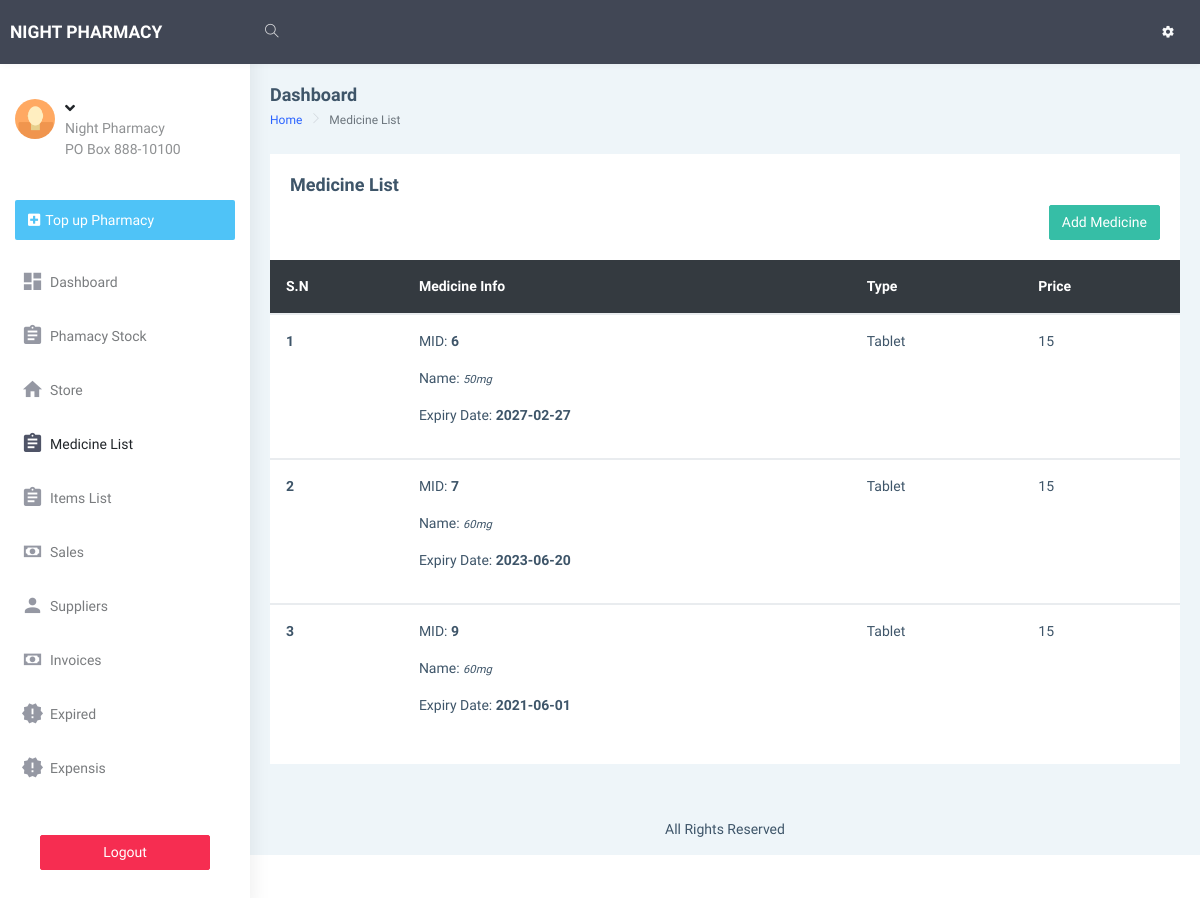
The page /dashboard/medicine_list.php on the database as committed earlier.
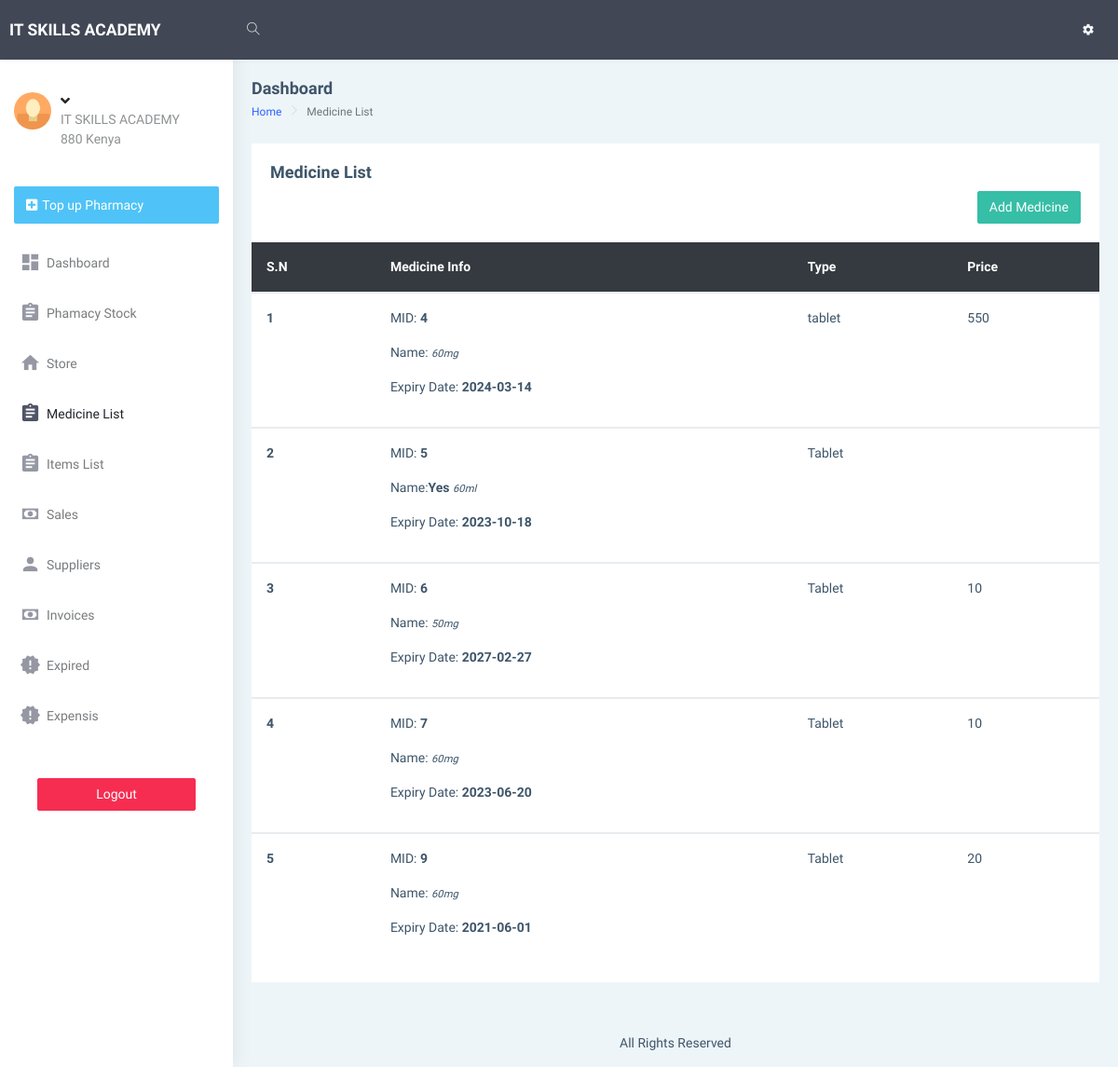
The same page on the database as committed later.
### tables this page shows
CREATE TABLE `info` (
  `id` int(10) NOT NULL,
  `name` varchar(255) NOT NULL,
  `address` varchar(255) NOT NULL,
  `phone_no` varchar(255) NOT NULL,
  `email` varchar(255) NOT NULL,
  `opening_date` varchar(255) NOT NULL,
  `closing_balance` varchar(255) NOT NULL,
  `opening_balance` varchar(255) NOT NULL
);

CREATE TABLE `store` (
  `id` int(10) NOT NULL,
  `medicine_name` varchar(255) NOT NULL,
  `date_received` date NOT NULL,
  `Qty` varchar(255) NOT NULL DEFAULT '0',
  `expiry_date` date NOT NULL DEFAULT current_timestamp(),
  `amount` varchar(255) NOT NULL,
  `stock_out` varchar(255) NOT NULL DEFAULT '0',
  `price` varchar(255) NOT NULL DEFAULT '0',
  `capacity` varchar(255) NOT NULL,
  `type` varchar(255) NOT NULL,
  `dosage_sold` varchar(255) NOT NULL,
  `dosage` varchar(255) NOT NULL,
  `price_dosage` varchar(255) NOT NULL DEFAULT '0',
  `app` varchar(255) NOT NULL,
  `half_dosage_price` int(11) NOT NULL,
  `confirm` varchar(10) NOT NULL DEFAULT '0'
);

### dashboard/medicine_list.php (the view, shortened to what the changed rows need)
<!DOCTYPE html>
<html dir="ltr" lang="en">
<head>
    <link href="assets/libs/chartist/dist/chartist.min.css" rel="stylesheet">
    <link href="dist/css/style.min.css" rel="stylesheet">
</head>
<body>
    <div id="main-wrapper" data-layout="vertical" data-navbarbg="skin5" data-sidebartype="full"
        data-sidebar-position="absolute" data-header-position="absolute" data-boxed-layout="full">
        <?php require "includes/header.php"?>
       <?php require "includes/aside.php";?>
        <div class="page-wrapper">
            <div class="container-fluid">
                <div class="row">
                    <div class="col-12">
                        <div class="card">
                            <div class="table-responsive">
                                <table class="table v-middle " id="table-data">
                                    <thead>
                                        <tr class="bg-dark text-white">
                                            <th class="border-top-0">S.N</th>
                                            <th class="border-top-0">Medicine Info</th>
											<th class="border-top-0"> Type </th>
											<th class="border-top-0"> Price </th>
                                        </tr>
                                    </thead>
																<?php
														require "includes/conn.php";
														if(isset($_GET['page']))
																		{
																			$page = $_GET['page'];
																		}
																		else
																		{
																			$page = 1;
																		}
																		$num_per_page = 05;
																		$start_from = ($page-1)*05;
																	  $sql ="SELECT * FROM store limit $start_from,$num_per_page";
								$res = mysqli_query($conn,$sql);
								if ($res == TRUE) {
									$count = mysqli_num_rows($res);
									$sn=1;
									if($count > 0){
										while ($rows=mysqli_fetch_assoc($res)) {
											$id=$rows['id'];
											$type=$rows['type'];
											$capacity=$rows['capacity'];
											$price=$rows['price'];
											$expiry_date= $rows['expiry_date'];
                                            $dosage_sold=$rows['dosage_sold'];
									   ?>
																<tbody id="output">
																	<tr>
																		<th scope="row"><?php echo $sn++;?></th>
																		<td>
																		<p> MID: <b><?php echo "$id";?></b></p>
																		<p> Name:<b><?php echo "$dosage_sold";?></b>
																			<small class="text-transform:superscript;"><i><?php echo "$capacity";?></i> </small>
																		</p>
																		<p> Expiry Date: <b><?php echo "$expiry_date";?></b></p>
																		</td>
																		<td><?php echo "$type";?></td>
																		<td><?php echo "$price";?></td>
																	</tr>
																</tbody>
																 <?php
										}
									}
								}
							?>
                                </table>
                            </div>
                        </div>
                    </div>
                </div>
            </div>
        </div>
    </div>
</body>
</html>

### dashboard/includes/header.php (shortened to what the changed rows need)
<header class="topbar" data-navbarbg="skin5">
            <nav class="navbar top-navbar navbar-expand-md navbar-dark">
                <div class="navbar-header" data-logobg="skin5">
                    <a class="navbar-brand" href="index.html">
                        <b class="logo-icon text-uppercase">
                        <?php
                                                        require "includes/conn.php";
                                                        $sql ="SELECT * FROM info";
                                                    $res = mysqli_query($conn,$sql);
                                                    if ($res == TRUE) {
                                                        $count = mysqli_num_rows($res);
                                                        if($count > 0){
                                                            while ($rows=mysqli_fetch_assoc($res)) {
                                                                $name=$rows['name'];
                                                                $address=$rows['address'];
                                                           ?>
                                             <?php echo $name;?>
                                                                <?php
                                                            }
                                                        }
                                                    }
                                                ?>
                        </b>
                    </a>
                </div>
            </nav>
        </header>

### dashboard/includes/aside.php (shortened to what the changed rows need)
<aside class="left-sidebar" data-sidebarbg="skin6">
           <div class="scroll-sidebar">
               <nav class="sidebar-nav">
                   <ul id="sidebarnav">
                       <li>
                           <div class="user-profile d-flex no-block dropdown m-t-20">
                               <div class="user-content hide-menu m-l-10">
                                   <a href="javascript:void(0)" class="" id="Userdd" role="button"
                                       data-toggle="dropdown" aria-haspopup="true" aria-expanded="false">
                                       <h5 class="m-b-0 user-name font-medium"><?php if(isset($_SESSION['sessionUsername'])){
                                           }?> <i
                                               class="fa fa-angle-down"></i></h5>
                                       <span class="op-5 user-email"><?php echo $name;?> </span><br>
                                       <span class="op-5 user-email"><?php echo $address;?> </span>
                                   </a>
                               </div>
                           </div>
                       </li>
                   </ul>
               </nav>
           </div>
       </aside>

Rows that differ between the two databases and show on the page:
changed info: name "NIGHT PHARMACY" → "IT SKILLS ACADEMY"; name "Night Pharmacy" → "IT SKILLS ACADEMY"; address "PO Box 888-10100" → "880 Kenya"
added store: id "4", capacity "60mg", expiry_date "2024-03-14", type "tablet", price "550"
added store: id "5", dosage_sold "Yes", capacity "60ml", expiry_date "2023-10-18", type "Tablet"
changed store "50mg": price "15" → "10"
changed store id 7: price "15" → "10"
changed store id 9: price "15" → "20"
